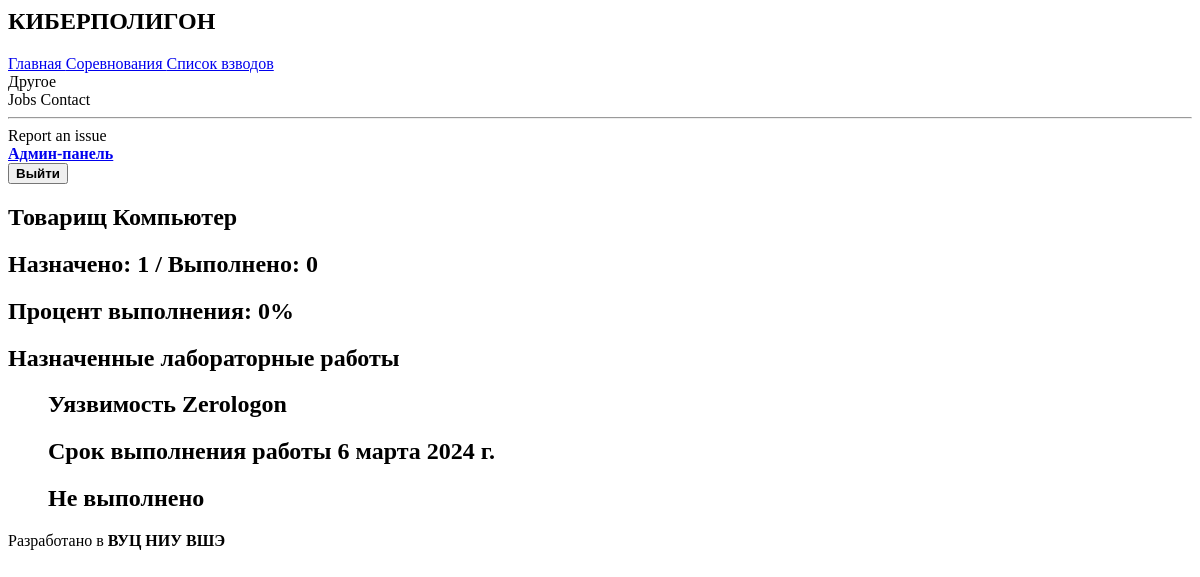
/cyberpolygon/user/8/, run on an earlier commit of the app's database.
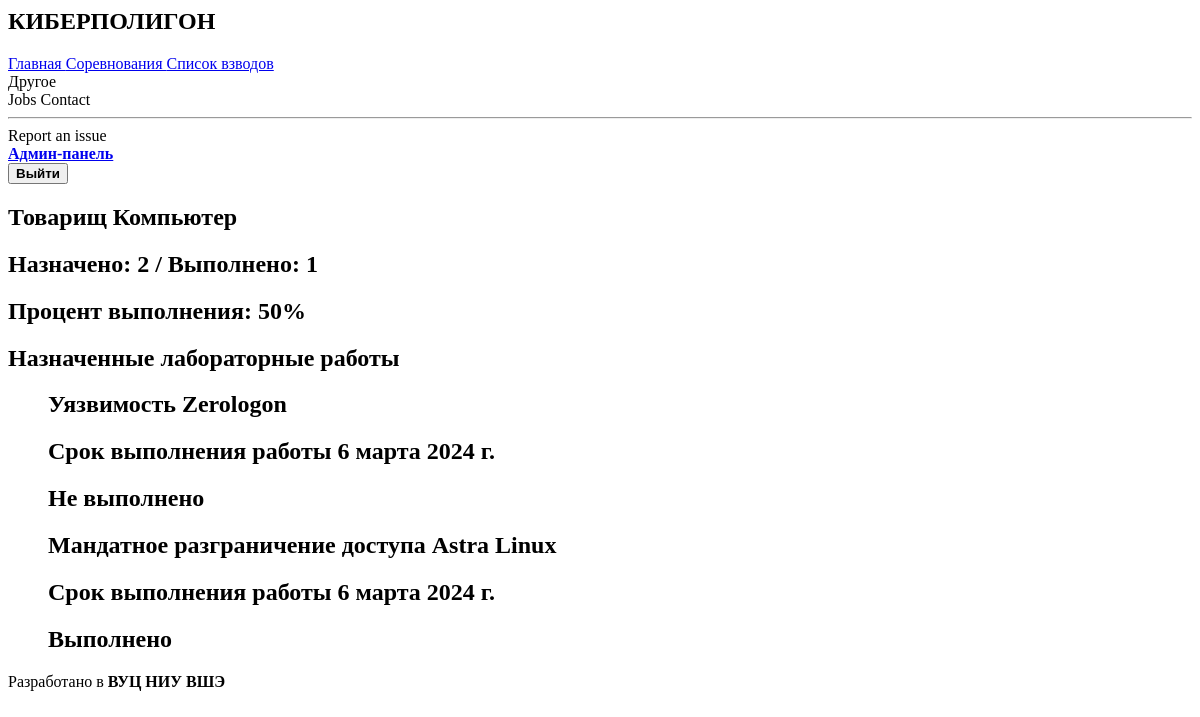
And on a later commit of the database.
### interface/models.py (models this page shows, shortened)
class User(AbstractUser):
    name = models.CharField('Имя', max_length=127, null=True)
    second_name = models.CharField('Фамилия', max_length=127, null=True)
    platoon = models.ForeignKey(Platoon,
                                related_name="students",
                                on_delete=models.CASCADE,
                                verbose_name="взвод",
                                null=True)
    class Meta:
        verbose_name = 'Пользователь'
        verbose_name_plural = 'Пользователи'

class IssuedLabs(models.Model):
    lab = models.ForeignKey(Lab, related_name="lab_for_issue", on_delete=models.CASCADE)
    user = models.ForeignKey(settings.AUTH_USER_MODEL, on_delete=models.CASCADE)
    date_of_appointment = models.DateField('Дата назначения')
    end_date = models.DateField('Дата окончания')
    done = models.BooleanField('Завершено',default = False)
    class Meta:
        verbose_name = 'Назначенная работа'
        verbose_name_plural = 'Назначенные работы'

class Lab(models.Model):
    name = models.CharField('Имя', max_length=255, primary_key=True)
    description = models.TextField('Описание')
    answer_flag = models.CharField('Ответный флаг', max_length=1024, blank=True,null=True)
    slug = models.SlugField('Название в адресной строке', unique=True)
    class Meta:
        verbose_name = 'Лабораторная работа'
        verbose_name_plural = 'Лабораторные работы'

### interface/views.py (the view)
# urls.py: path('user/<id>/', UserDetailView.as_view(), name = "user-detail"),
class UserDetailView(DetailView):
    model = User
    pk_url_kwarg = 'id'
    def get_context_data(self, **kwargs):
        context = super().get_context_data(**kwargs)
        context["user"] = User.objects.filter(username = "admin").first()
        issues = IssuedLabs.objects.filter(user = context["object"])
        object_list = issues
        context["object_list"] = object_list
        total = len(issues)
        context["total"] = total
        submitted = len(IssuedLabs.objects.filter(user = context["object"]).exclude(done = False))
        context["submitted"] = submitted
        if total == 0:
            progress = 100
        else:
            progress = int((submitted / total) * 100)
        context["progress"] = progress
        logging.debug(context)
        return context

### templates/interface/user_detail.html
{% extends 'interface/base.html' %}
{% block content %}
{% if user.is_superuser %}
    <div class="columns is-centered">
        <div class="column is-two-thirds">
            <h1 class="title is-2">{{ object.username }}</h1>
            <h1 class = "title is-4"> Назначено: {{ total }} / Выполнено: {{ submitted}}</h1>
            {% if progress >= 80%}
            <h1 class = "title is-4 has-text-success"> Процент выполнения: {{progress}}%</h1>
            {%elif progress >= 60%}
            <h1 class = "title is-4 has-text-warning"> Процент выполнения: {{progress}}%</h1>
            {%else%}
            <h1 class = "title is-4 has-text-danger"> Процент выполнения: {{progress}}%</h1>
            {%endif%}
            <h1 class="title is-3">Назначенные лабораторные работы</h1>
                <ul>
                {% for issue in object_list %}
                    <div class="box">
                        <h2 class="title is-3">{{ issue.lab.name }}</h2>
                        <h2> Срок выполнения работы {{issue.end_date}}</h2>
                        {% if issue.done %}
                            <h2 class="tag is-success"> Выполнено </h2>
                        {% else %}
                            <h2 class="tag is-danger"> Не выполнено </h2>
                        {% endif %}
                    </div>
                {% empty %}
                    <li>Лабораторных работ нет.</li>
                {% endfor %}
                </ul>
        </div>
    </div>
{% endif %}
{% endblock %}

### templates/interface/base.html (shortened to what this page needs)
<head>
{% load django_simple_bulma %}
</head>
<nav class="navbar is-black" role="navigation" aria-label="main navigation">
  <div class="navbar-brand">
    <a class="navbar-item">
      <h1><strong>КИБЕРПОЛИГОН</strong></h1>
    </a>
  </div>
  <div id="navbarBasicExample" class="navbar-menu">
    <div class="navbar-start">
      <a class="navbar-item" href="{% url 'interface:lab-list' %}">
        Главная
      </a>
      {% if user.is_authenticated %}
        <a class="navbar-item" href="{% url 'interface:competition-list' %}">
          Соревнования
        </a>
      {% endif %}
      {% if user.is_superuser %}
        <a class="navbar-item" href = "{% url 'interface:platoon-list' %}">
          Список взводов
        </a>
      {% endif %}
      <div class="navbar-item has-dropdown is-hoverable">
        <a class="navbar-link">
          Другое
        </a>
        <div class="navbar-dropdown">
          <a class="navbar-item">
            Jobs
          </a>
          <a class="navbar-item">
            Contact
          </a>
          <hr class="navbar-divider">
          <a class="navbar-item">
            Report an issue
          </a>
        </div>
      </div>
    </div>
    <div class="navbar-end">
      <div class="navbar-item">
        <div class="buttons">
            {% if user.is_authenticated %}
                {% if user.is_superuser %}
                    <a class="button is-light" href="{% url 'admin:index' %}">
                        <strong>Админ-панель</strong>
                    </a>
                {% endif %}
                <form class="m-0" method="post" action="{% url 'logout' %}">
                    <button class="button is-light" type="submit"><strong>Выйти</strong></button>
                </form>
            {% endif %}
        </div>
      </div>
    </div>
  </div>
</nav>
<body>
    <section class="hero is-fullheight-with-navbar">
        <div class="section">
            {% block content %}
            {% endblock %}
        </div>
    </section>
</body>
<footer class="footer mt-auto">
  <div class="content has-text-centered">
    <p>
      Разработано в <strong>ВУЦ НИУ ВШЭ</strong>
    </p>
  </div>
</footer>

What changed in the data, as far as the page shows it:
added IssuedLabs: lab.name "Мандатное разграничение доступа Astra Linux", end_date "6 марта 2024 г.", done "Выполнено"
Also different on the page:
{{ total }}: "1" → "2"
{{ submitted }}: "0" → "1"
{{ progress }}: "0" → "50"
